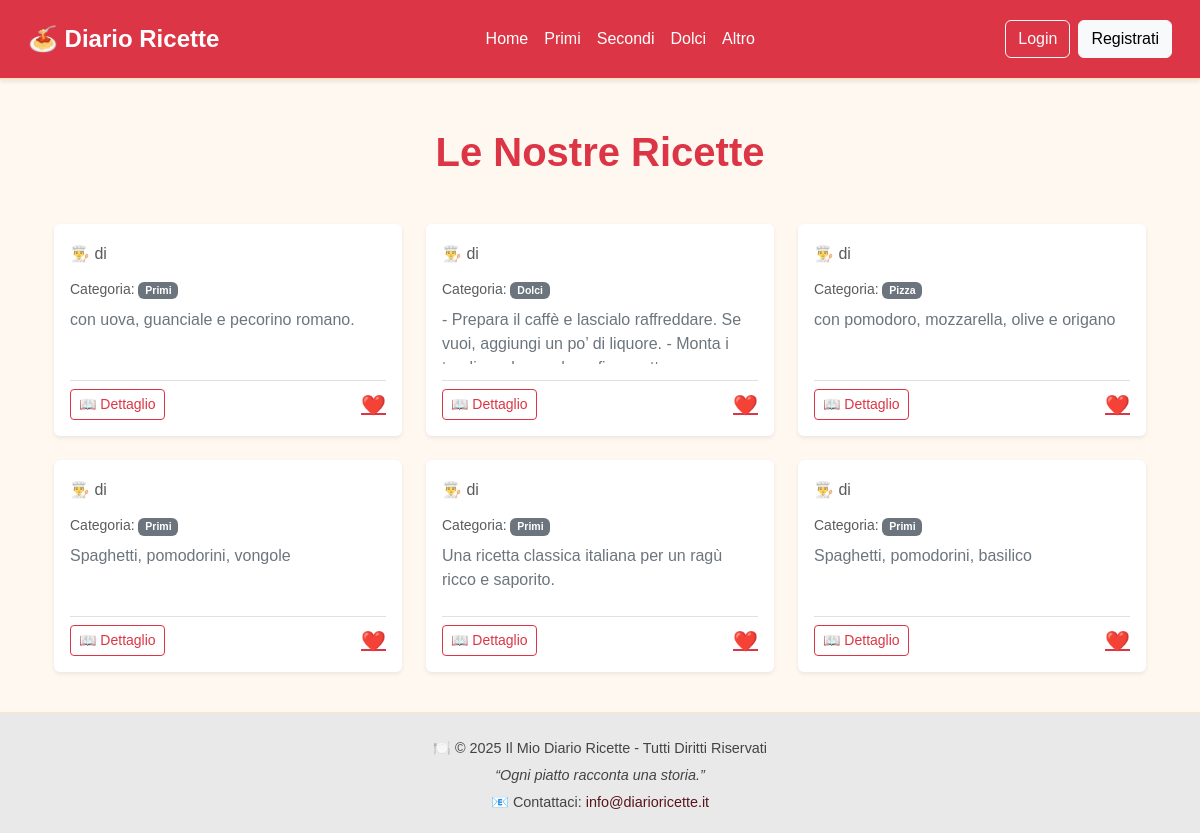
The page / on the database its author committed.
### app2.py (models this page shows, shortened)
class Category(db.Model):
    __tablename__ = 'categoria'
    id_categoria = db.Column(db.Integer, primary_key=True)
    name = db.Column('nome', db.String(50), unique=True, nullable=False)
    id = synonym('id_categoria')
    recipes = db.relationship('Recipe', back_populates='category', lazy='dynamic')

class Recipe(db.Model):
    __tablename__ = 'ricetta'
    id_ricetta = db.Column(db.Integer, primary_key=True)
    title = db.Column(db.String(100), nullable=False)
    ingredients = db.Column('ingredienti', db.Text, nullable=False)
    instructions = db.Column('istruzioni', db.Text, nullable=False)
    preparation_time = db.Column('tempo_prep', db.Integer, default=0)
    cooking_time = db.Column('tempo_cottura', db.Integer, default=0)
    servings = db.Column('porzioni', db.Integer, default=1)
    is_private = db.Column('is_privata', db.Boolean, default=False)
    id_autore = db.Column(db.Integer, db.ForeignKey('utente.id_utente'), nullable=False)
    category_id = db.Column(
        'id_categoria',
        db.Integer,
        db.ForeignKey('categoria.id_categoria'),
        nullable=False
    )
    description = db.Column('descrizione', db.Text, nullable=False)
    filename = db.Column('filename', db.String(100), nullable=True)
    creation_date = db.Column('data_creazione_ricetta', db.String(10), default=lambda: time.strftime("%Y-%m-%d"))
    id = synonym('id_ricetta')
    author_id = synonym('id_autore')
    author = db.relationship(
        'User',
        back_populates='recipes',
        foreign_keys=[id_autore]
    )
    category = db.relationship('Category', back_populates='recipes', foreign_keys='Recipe.category_id')
    likes = db.relationship('Like', back_populates='recipe', lazy='dynamic')

### app2.py (the view, shortened to what this page needs)
@app.route('/', defaults={'category_id': None})
@app.route('/home')
@app.route('/category_id/<int:category_id>')
def home(category_id=None):
    try:
        all_categories = db.session.execute(db.select(Category).order_by(Category.name)).scalars().all()
    except Exception as e:
        print(f"Errore nel recupero delle categorie: {e}")
        all_categories = []
    query = db.select(Recipe).order_by(Recipe.creation_date.desc())
    current_category_name = None
    ricette_objects = db.session.execute(query).scalars().all()
    ricette_list = [formatta_ricetta(recipe_obj) for recipe_obj in ricette_objects]
    return render_template('home.html',
                           title='Le Nostre Ricette',
                           ricette=ricette_list,
                           all_categories=all_categories,
                           current_category_name=current_category_name)

### templates/home.html (shortened to what this page needs)
{% extends 'base.html' %}
{% block content %}
<div class="container mt-4">
    <h1 class="mb-5 text-center text-danger fw-bold">Le Nostre Ricette</h1>
    {% if ricette %}
        <div class="row row-cols-1 row-cols-md-2 row-cols-lg-3 g-4">
            {% for ricetta in ricette %}
                <div class="col">
                    <div class="card h-100 shadow-sm border-0 recipe-card">
                        <div class="card-body d-flex flex-column">
                            <h6 class="card-subtitle mb-3 text-muted">
                                👨‍🍳 di <strong>{{ ricetta['nome_utente'] }}</strong>
                            </h6>
                            <p class="card-text small text-muted mb-2">
                                Categoria: <span class="badge text-bg-secondary">{{ ricetta['nome_categoria'] or "Altro" }}</span>
                            </p>
                            <p class="card-text text-secondary mb-3 text-truncate-3-lines">
                                {{ ricetta['descrizione'][:150] }}
                            </p>
                            <div class="d-flex justify-content-between align-items-center mt-auto pt-2 border-top">
                                <a href="{{ url_for('dettaglio_ricetta', id_ricetta=ricetta['id_ricetta']) }}" class="btn btn-outline-danger btn-sm">
                                    📖 Dettaglio
                                </a>
                                <form class="like-form" data-id="{{ ricetta['id_ricetta'] }}" method="POST">
                                    <button type="submit" class="btn btn-link text-danger p-0 border-0 fs-5">
                                        ❤️
                                    </button>
                                </form>
                            </div>
                        </div>
                    </div>
                </div>
            {% endfor %}
        </div>
    {% else %}
        <p class="text-center lead">😢 Non ci sono ricette disponibili. Inizia aggiungendone una!</p>
    {% endif %}
</div>
{% endblock %}

### templates/base.html (shortened to what this page needs)
<!DOCTYPE html>
<html lang="it">
<head>
    <link rel="stylesheet" href="{{ url_for('static', filename='stile.css')}}">
    <link href="https://cdn.jsdelivr.net/npm/bootstrap@5.3.3/dist/css/bootstrap.min.css"
          rel="stylesheet"
          xintegrity="sha384-QWTKZyjpPEjISv5WaRU9OFeRpok6YctnYmDr5pNlyT2bRjXh0JMhjY6hW+ALEwIH"
>
</head>
<body>
    <header class="navbar navbar-expand-lg bg-danger p-3 shadow-sm">
        <div class="container-fluid">
            <a class="navbar-brand text-white fw-bold fs-4" href="{{ url_for('home') }}">
                🍝 Diario Ricette
            </a>
            <div class="collapse navbar-collapse justify-content-end" id="navbarNav">
                <ul class="navbar-nav mx-auto mb-2 mb-lg-0">
                    <li class="nav-item">
                        <a class="nav-link text-white" href="{{ url_for('home') }}">Home</a>
                    </li>
                    <li class="nav-item">
                        <a class="nav-link text-white" href="{{ url_for('mostra_categoria', nome_categoria='Primi') }}">Primi</a>
                    </li>
                    <li class="nav-item">
                        <a class="nav-link text-white" href="{{ url_for('mostra_categoria', nome_categoria='Secondi') }}">Secondi</a>
                    </li>
                    <li class="nav-item">
                        <a class="nav-link text-white" href="{{ url_for('mostra_categoria', nome_categoria='Dolci') }}">Dolci</a>
                    </li>
                    <li class="nav-item">
                        <a class="nav-link text-white" href="{{ url_for('mostra_categoria', nome_categoria='Altro') }}">Altro</a>
                    </li>
                </ul>
                <div class="d-flex align-items-center">
                    {% if session.get('utente') %}
                        <span class="utente me-3">👋 Ciao, {{ session['utente'] }}!</span>
                        <a class="btn btn-outline-light" href="{{ url_for('logout') }}">Logout</a>
                    {% else %}
                        <a class="btn btn-outline-light me-2" href="{{ url_for('login') }}">Login</a>
                        <a class="btn btn-light" href="{{ url_for('register') }}">Registrati</a>
                    {% endif %}
                </div>
            </div>
        </div>
    </header>
    <main class="container mt-4">
        {% block content %}{% endblock %}
    </main>
    <footer class="footer">
        <div class="container">
            <p class="mb-1">🍽️ &copy; 2025 Il Mio Diario Ricette - Tutti Diritti Riservati</p>
            <p class="mb-1"><em>“Ogni piatto racconta una storia.”</em></p>
            <p class="mb-0">📧 Contattaci: <a href="mailto:info@diarioricette.it" class="text-danger-emphasis text-decoration-none">info@diarioricette.it</a></p>
        </div>
    </footer>
</body>
</html>

### static/stile.css (style rules this page uses)
.navbar { background-color: #fff8f0; border-bottom: 2px solid #ffe4c4; padding: 10px 0; }
html, body { height: 100%; }
body { display: flex; flex-direction: column; }
main { flex: 1; }
.recipe-card { transition: transform 0.3s ease-in-out, box-shadow 0.3s ease-in-out; cursor: pointer; }

### templates/base.html (style rules this page uses)
body { background: #fff8f0; font-family: 'Arial', sans-serif; }
.footer { background-color: #e9e9e9; color: #444; padding: 20px 0; margin-top: 40px; border-top: 1px solid #ffe4c4; font-size: 0.9em; text-align: center; }
.footer p { margin: 5px 0; }

### templates/home.html (style rules this page uses)
.text-truncate-3-lines { display: -webkit-box; -webkit-line-clamp: 3; -webkit-box-orient: vertical; overflow: hidden; text-overflow: ellipsis; height: 3.5em; }
.recipe-card { transition: transform 0.3s ease-in-out, box-shadow 0.3s ease-in-out; cursor: pointer; }

### rows shown on the page
Category: nome "Primi" "Primi" "Primi" "Primi"
Recipe: descrizione "con uova, guanciale e pecorino romano."
Category: nome "Dolci"
Recipe: descrizione "- Prepara il caffè e lascialo raffreddare. Se vuoi, aggiungi un po’ di liquore. - Monta…"
Category: nome "Pizza"
Recipe: descrizione "con pomodoro, mozzarella, olive e origano"
Recipe: descrizione "Spaghetti, pomodorini, vongole"
Recipe: descrizione "Una ricetta classica italiana per un ragù ricco e saporito."
Recipe: descrizione "Spaghetti, pomodorini, basilico"
